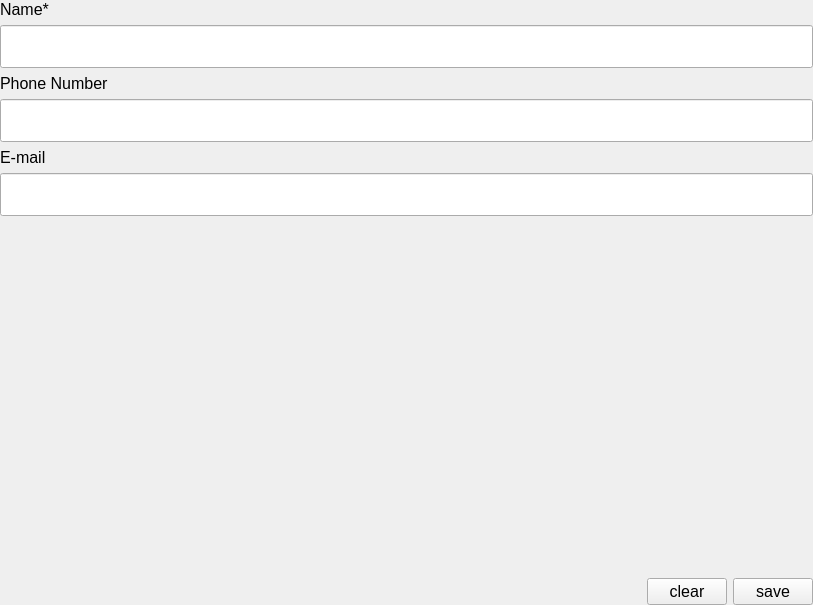
<?xml version="1.0" encoding="UTF-8"?>
<ui version="4.0">
 <class>NewContactForm</class>
 <widget class="QWidget" name="NewContactForm">
  <property name="geometry">
   <rect>
    <x>0</x>
    <y>0</y>
    <width>813</width>
    <height>605</height>
   </rect>
  </property>
  <property name="font">
   <font>
    <pointsize>12</pointsize>
   </font>
  </property>
  <property name="windowTitle">
   <string>Form</string>
  </property>
  <property name="styleSheet">
   <string notr="true">QLineEdit { padding: 10; }</string>
  </property>
  <layout class="QVBoxLayout" name="verticalLayout">
   <property name="leftMargin">
    <number>0</number>
   </property>
   <property name="topMargin">
    <number>0</number>
   </property>
   <property name="rightMargin">
    <number>0</number>
   </property>
   <property name="bottomMargin">
    <number>0</number>
   </property>
   <item>
    <widget class="QLabel" name="label">
     <property name="text">
      <string>Name*</string>
     </property>
     <property name="alignment">
      <set>Qt::AlignmentFlag::AlignLeading|Qt::AlignmentFlag::AlignLeft|Qt::AlignmentFlag::AlignVCenter</set>
     </property>
    </widget>
   </item>
   <item>
    <widget class="QLineEdit" name="lineName"/>
   </item>
   <item>
    <widget class="QLabel" name="label_2">
     <property name="text">
      <string>Phone Number</string>
     </property>
    </widget>
   </item>
   <item>
    <widget class="QLineEdit" name="linePhoneNumber"/>
   </item>
   <item>
    <widget class="QLabel" name="label_3">
     <property name="text">
      <string>E-mail</string>
     </property>
    </widget>
   </item>
   <item>
    <widget class="QLineEdit" name="lineEmail"/>
   </item>
   <item>
    <spacer name="verticalSpacer">
     <property name="orientation">
      <enum>Qt::Orientation::Vertical</enum>
     </property>
     <property name="sizeHint" stdset="0">
      <size>
       <width>20</width>
       <height>40</height>
      </size>
     </property>
    </spacer>
   </item>
   <item>
    <widget class="QWidget" name="widget" native="true">
     <layout class="QHBoxLayout" name="horizontalLayout">
      <property name="leftMargin">
       <number>0</number>
      </property>
      <property name="topMargin">
       <number>0</number>
      </property>
      <property name="rightMargin">
       <number>0</number>
      </property>
      <property name="bottomMargin">
       <number>0</number>
      </property>
      <item>
       <spacer name="horizontalSpacer">
        <property name="orientation">
         <enum>Qt::Orientation::Horizontal</enum>
        </property>
        <property name="sizeHint" stdset="0">
         <size>
          <width>40</width>
          <height>20</height>
         </size>
        </property>
       </spacer>
      </item>
      <item>
       <widget class="QPushButton" name="btnClear">
        <property name="text">
         <string>clear</string>
        </property>
       </widget>
      </item>
      <item>
       <widget class="QPushButton" name="btnSave">
        <property name="text">
         <string>save</string>
        </property>
       </widget>
      </item>
     </layout>
    </widget>
   </item>
  </layout>
 </widget>
 <resources/>
 <connections/>
</ui>
